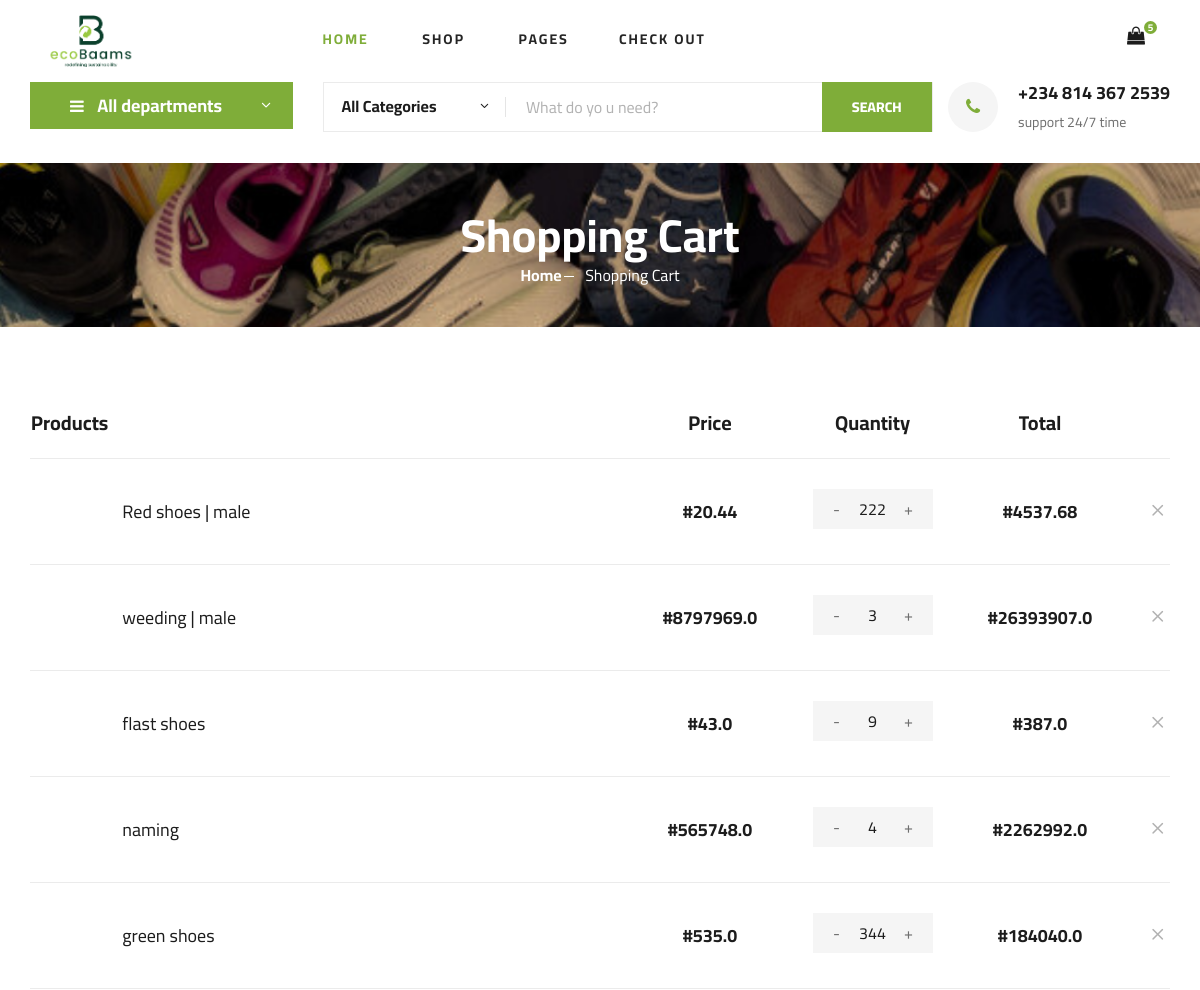
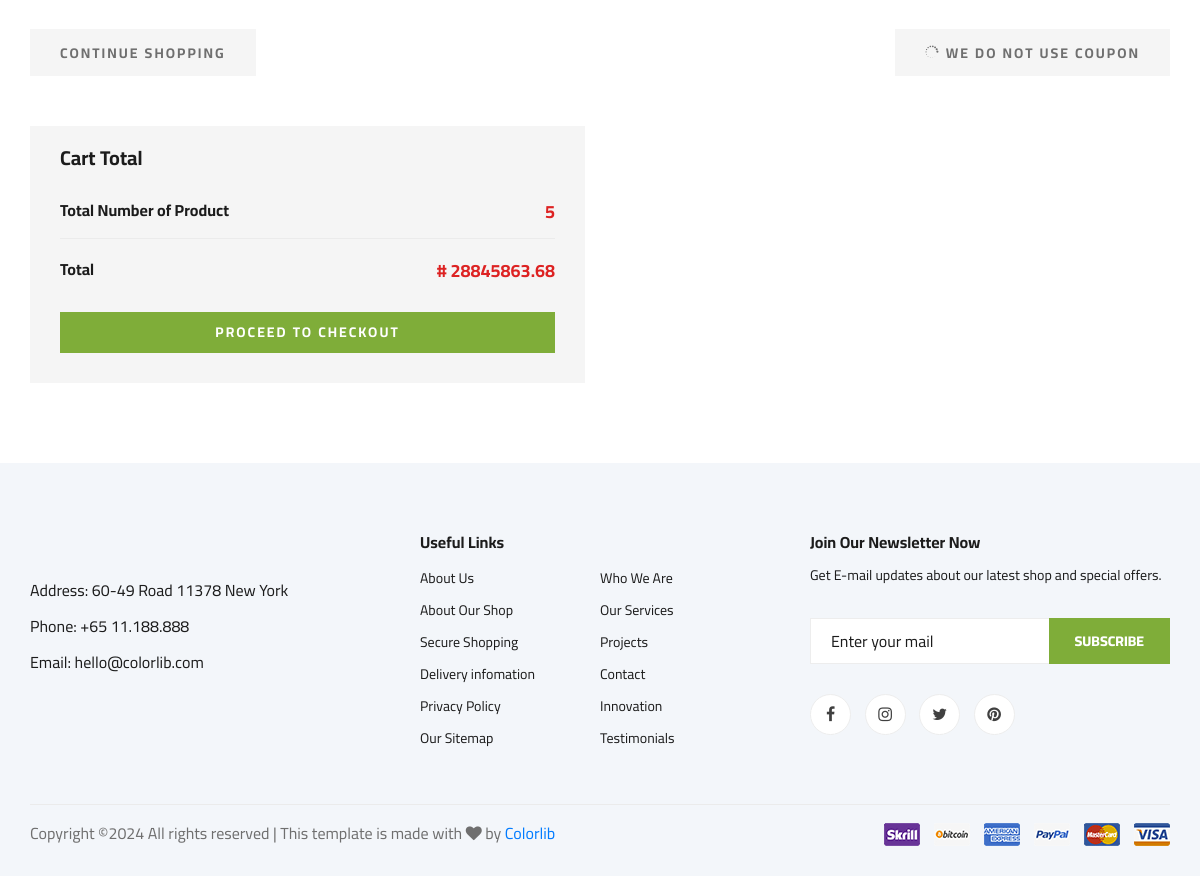
Screenshot of /shop/cart/ (signed in) with the database file from the repository (2 pictures, top to bottom).
### ecommerce/models.py (models this page shows, shortened)
class OrderItem(models.Model):
    product = models.ForeignKey(Product, on_delete=models.SET_NULL, null=True, blank=True)
    order = models.ForeignKey(Order, on_delete=models.SET_NULL, null=True, blank=True)
    quantity = models.IntegerField(null=True, default=1)
    date_added =models.DateField(auto_now=False, auto_now_add=True)
    def __str__(self):
        return f'{self.quantity} x {self.product.name}'
    @property
    def get_total(self):
        total = self.product.price * self.quantity
        return total

class Product(models.Model):
    MY_CHOICES = (
            ('Shoes', 'SHOES'),
            ('Athletic Shoes', 'Athletic Shoes'),
            ('Casual Shoes', 'Casual Shoes'),
            ('Formal Shoes', 'Formal Shoes'),
            ('Boots', 'Boots'),
            ('Sandals', 'Sandals'),
            ('Flip-Flops', 'Flip-Flops'),
            ('Loafers', 'Loafers'),
            ('Slip-Ons', 'Slip-Ons'),
            ('Sneakers', 'Sneakers'),
            ('Brogues', 'Brogues'),
            ('Running Shoes', 'Running Shoes'),
            ('Ballet Flats', 'Ballet Flats'),
            ('bags', 'BAGS')
              )
    name = models.CharField(max_length=150, null=True)
    price = models.FloatField()
    created_at =models.DateField(auto_now=False, auto_now_add=True)
    description = models.TextField(max_length=1000)
    weight = models.FloatField(null=True, blank=True, default=0.0)
    Availability = models.BooleanField(default=True, null=True, blank=False)
    image = models.ImageField(null=True, blank=True)
    category = MultiSelectField(choices=MY_CHOICES, max_choices=3, max_length=100, default="category")
    @property
    def get_image(self):
        return self.get_image_url()
    def get_image_url(self):
        if self.image:
            try:
                url = self.image.url
            except:
                url = ''
            return url
        return None

### ecommerce/views.py (the view)
# urls.py: path('cart/', views.cart, name="cart"),
@login_required
def cart(req):
    customer = req.user
    order, created = Order.objects.get_or_create(customer=customer, complete=False)
    items = order.orderitem_set.all()
    print(items)
    num_items = items.count()
    total_sum = sum(item.product.price * item.quantity for item in items)
    context = { "item": items,
                "num_items": num_items,
                "total": total_sum
                }
    return render(req, "ecommerce/shoping-cart.html", context)

### ecommerce/templates/ecommerce/shoping-cart.html (shortened to what this page needs)
<!DOCTYPE html>
{% load static %}
<html lang="eng">
<head>
    <link rel="stylesheet" href="{% static "ecommerce/css/bootstrap.min.css" %}" type="text/css">
    <link rel="stylesheet" href="{% static "ecommerce/css/font-awesome.min.css" %}" type="text/css">
    <link rel="stylesheet" href="{% static "ecommerce/css/elegant-icons.css" %}" type="text/css">
    <link rel="stylesheet" href="{% static "ecommerce/css/nice-select.css" %}" type="text/css">
    <link rel="stylesheet" href="{% static "ecommerce/css/jquery-ui.min.css" %}" type="text/css">
    <link rel="stylesheet" href="{% static "ecommerce/css/owl.carousel.min.css" %}" type="text/css">
    <link rel="stylesheet" href="{% static "ecommerce/css/slicknav.min.css" %}" type="text/css">
    <link rel="stylesheet" href="{% static "ecommerce/css/style.css" %}" type="text/css">
</head>
<body>
    <header class="header">
        <div class="container">
            <div class="row">
                <div class="col-lg-3">
                    <div class="header__logo">
                        <a href="{% url "feed" %}"><img width="50%" src="{% static "ecommerce/img/logo3.png" %}" alt=""></a>
                    </div>
                </div>
                <div class="col-lg-6">
                    <nav class="header__menu">
                        <ul>
                            <li class="active"><a href="{% url "feed" %}">Home</a></li>
                            <li><a href="{% url "shop" %}">Shop</a></li>
                            <li><a href="#">Pages</a>
                                <li><a href="{% url "checkout" %}">Check Out</a></li>
                            </li>
                        </ul>
                    </nav>
                </div>
                <div class="col-lg-3">
                    <div class="header__cart">
                        <ul>
                            <li><a href="{% url "cart" %}"><i class="fa fa-shopping-bag"></i> <span>{{num_items}}</span></a></li>
                        </ul>
                    </div>
                </div>
            </div>
        </div>
    </header>
    <section class="hero hero-normal">
        <div class="container">
            <div class="row">
                <div class="col-lg-3">
                    <div class="hero__categories">
                        <div class="hero__categories__all">
                            <i class="fa fa-bars"></i>
                            <span>All departments</span>
                        </div>
                    </div>
                </div>
                <div class="col-lg-9">
                    <div class="hero__search">
                        <div class="hero__search__form">
                            <form action="#">
                                <div class="hero__search__categories">
                                    All Categories
                                    <span class="arrow_carrot-down"></span>
                                </div>
                                <input type="text" placeholder="What do yo u need?">
                                <button type="submit" class="site-btn">SEARCH</button>
                            </form>
                        </div>
                        <div class="hero__search__phone">
                            <div class="hero__search__phone__icon">
                                <i class="fa fa-phone"></i>
                            </div>
                            <div class="hero__search__phone__text">
                                <h5>+234 814 367 2539</h5>
                                <span>support 24/7 time</span>
                            </div>
                        </div>
                    </div>
                </div>
            </div>
        </div>
    </section>
    <section class="breadcrumb-section set-bg" data-setbg="{% static "ecommerce/img/ban.png" %}">
        <div class="container">
            <div class="row">
                <div class="col-lg-12 text-center">
                    <div class="breadcrumb__text">
                        <h2>Shopping Cart</h2>
                        <div class="breadcrumb__option">
                            <a href="{% url "feed" %}">Home</a>
                            <span>Shopping Cart</span>
                        </div>
                    </div>
                </div>
            </div>
        </div>
    </section>
    <section class="shoping-cart spad">
        <div class="container">
            <div class="row">
                <div class="col-lg-12">
                    <div class="shoping__cart__table">
                        <table>
                            <thead>
                                <tr>
                                    <th class="shoping__product">Products</th>
                                    <th>Price</th>
                                    <th>Quantity</th>
                                    <th>Total</th>
                                    <th></th>
                                </tr>
                            </thead>
                            <tbody>
                                {% for items in item %}
                                <tr>
                                    <td class="shoping__cart__item">
                                        <h5>{{items.product.name}}</h5>
                                    </td>
                                    <td class="shoping__cart__price">
                                        #{{items.product.price}}
                                    </td>
                                    <td class="shoping__cart__quantity">
                                        <div class="quantity">
                                            <div class="pro-qty">
                                                <input type="text" value="{{items.quantity}}">
                                            </div>
                                        </div>
                                    </td>
                                    <td class="shoping__cart__total">
                                        #{{items.get_total}}
                                    </td>
                                    <td class="shoping__cart__item__close">
                                        <span class="icon_close"></span>
                                    </td>
                                </tr>
                                {% endfor %}
                            </tbody>
                        </table>
                    </div>
                </div>
            </div>
            <div class="row">
                <div class="col-lg-12">
                    <div class="shoping__cart__btns">
                        <a href="#" class="primary-btn cart-btn">CONTINUE SHOPPING</a>
                        <a href="#" class="primary-btn cart-btn cart-btn-right"><span class="icon_loading"></span>
                            We do not use coupon</a>
                    </div>
                </div>
                <div class="col-lg-6">
                    <div class="shoping__checkout">
                        <h5>Cart Total</h5>
                        <ul>
                            <li>Total Number of Product <span>{{ num_items }}</span></li>
                            <li>Total <span>#
                                {{ total }}
                            </span></li>
                        </ul>
                        <a href="{% url "checkout" %}" class="primary-btn">PROCEED TO CHECKOUT</a>
                    </div>
                </div>
            </div>
        </div>
    </section>
    <footer class="footer spad">
        <div class="container">
            <div class="row">
                <div class="col-lg-3 col-md-6 col-sm-6">
                    <div class="footer__about">
                        <div class="footer__about__logo">
                        </div>
                        <ul>
                            <li>Address: 60-49 Road 11378 New York</li>
                            <li>Phone: +65 11.188.888</li>
                            <li>Email: hello@colorlib.com</li>
                        </ul>
                    </div>
                </div>
                <div class="col-lg-4 col-md-6 col-sm-6 offset-lg-1">
                    <div class="footer__widget">
                        <h6>Useful Links</h6>
                        <ul>
                            <li><a href="#">About Us</a></li>
                            <li><a href="#">About Our Shop</a></li>
                            <li><a href="#">Secure Shopping</a></li>
                            <li><a href="#">Delivery infomation</a></li>
                            <li><a href="#">Privacy Policy</a></li>
                            <li><a href="#">Our Sitemap</a></li>
                        </ul>
                        <ul>
                            <li><a href="#">Who We Are</a></li>
                            <li><a href="#">Our Services</a></li>
                            <li><a href="#">Projects</a></li>
                            <li><a href="#">Contact</a></li>
                            <li><a href="#">Innovation</a></li>
                            <li><a href="#">Testimonials</a></li>
                        </ul>
                    </div>
                </div>
                <div class="col-lg-4 col-md-12">
                    <div class="footer__widget">
                        <h6>Join Our Newsletter Now</h6>
                        <p>Get E-mail updates about our latest shop and special offers.</p>
                        <form action="#">
                            <input type="text" placeholder="Enter your mail">
                            <button type="submit" class="site-btn">Subscribe</button>
                        </form>
                        <div class="footer__widget__social">
                            <a href="#"><i class="fa fa-facebook"></i></a>
                            <a href="#"><i class="fa fa-instagram"></i></a>
                            <a href="#"><i class="fa fa-twitter"></i></a>
                            <a href="#"><i class="fa fa-pinterest"></i></a>
                        </div>
                    </div>
                </div>
            </div>
            <div class="row">
                <div class="col-lg-12">
                    <div class="footer__copyright">
                        <div class="footer__copyright__text"><p>
  Copyright &copy;<script>document.write(new Date().getFullYear());</script> All rights reserved | This template is made with <i class="fa fa-heart" aria-hidden="true"></i> by <a href="https://colorlib.com" target="_blank">Colorlib</a>
  </p></div>
                        <div class="footer__copyright__payment"><img src="img/payment-item.png" alt=""></div>
                    </div>
                </div>
            </div>
        </div>
    </footer>
</body>
</html>

### rows the page displays
OrderItem: product.name "Red shoes | male", product.price "20.44", quantity "222", get_total "4537.68"
OrderItem: product.name "weeding | male", product.price "8797969.0", quantity "3", get_total "26393907.0"
OrderItem: product.name "flast shoes", product.price "43.0", quantity "9", get_total "387.0"
OrderItem: product.name "naming", product.price "565748.0", quantity "4", get_total "2262992.0"
OrderItem: product.name "green shoes", product.price "535.0", quantity "344", get_total "184040.0"

### other values shown
{{ num_items }} "5"
{{ total }} "28845863.68"
